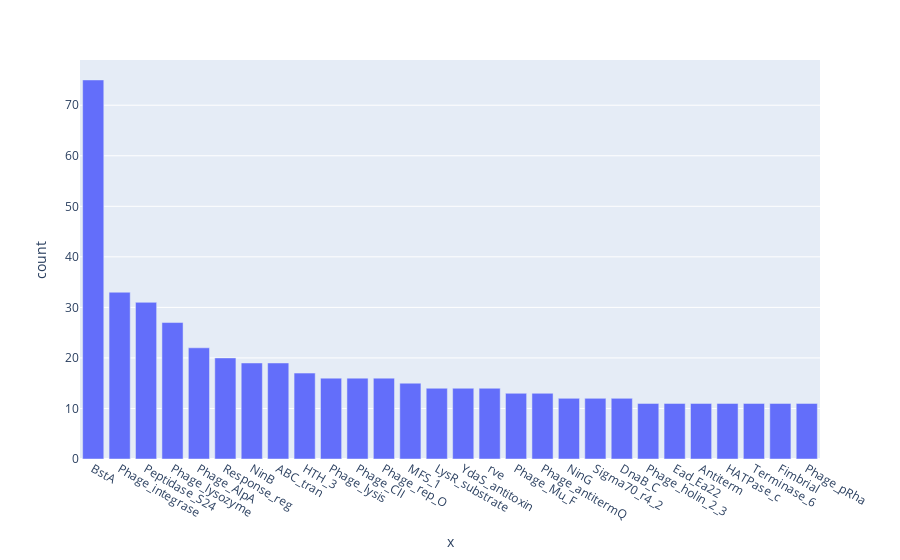

This figure's notebook cell:
### Code cell
fig = px.bar(annot, x=annot.index, y='count')
fig.show()

### Figure 1 — Plotly figure (JSON) as saved in the notebook; plotly's stock layout.template omitted (floating-point values rounded to 4 significant figures)
{"data": [{"alignmentgroup": "True", "hoverlabel": {"namelength": 0}, "hovertemplate": "x=%{x}<br>count=%{y}", "legendgroup": "", "marker": {"color": "#636efa"}, "name": "", "offsetgroup": "", "orientation": "v", "showlegend": false, "textposition": "auto", "type": "bar", "x": ["BstA", "Phage_integrase", "Peptidase_S24", "Phage_lysozyme", "Phage_AlpA", "Response_reg", "NinB", "ABC_tran", "HTH_3", "Phage_lysis", "Phage_CII", "Phage_rep_O", "MFS_1", "LysR_substrate", "YdaS_antitoxin", "rve", "Phage_Mu_F", "Phage_antitermQ", "NinG", "Sigma70_r4_2", "DnaB_C", "Phage_holin_2_3", "Ead_Ea22", "Antiterm", "HATPase_c", "Terminase_6", "Fimbrial", "Phage_pRha"], "xaxis": "x", "y": [75, 33, 31, 27, 22, 20, 19, 19, 17, 16, 16, 16, 15, 14, 14, 14, 13, 13, 12, 12, 12, 11, 11, 11, 11, 11, 11, 11], "yaxis": "y"}], "layout": {"autosize": true, "barmode": "relative", "legend": {"tracegroupgap": 0}, "margin": {"t": 60}, "xaxis": {"anchor": "y", "autorange": true, "domain": [0, 1], "range": [-0.5, 27.5], "title": {"text": "x"}, "type": "category"}, "yaxis": {"anchor": "x", "autorange": true, "domain": [0, 1], "range": [0, 78.95], "title": {"text": "count"}, "type": "linear"}}}
